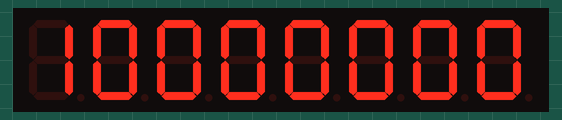
This sketch was run on a simulated ESP8266 (NodeMCU). Parts: 8-digit seven-segment display.

Above: at 0.1 s.
At 5.1 s:
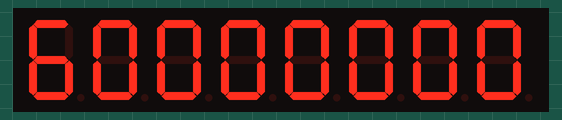
At 10.1 s:
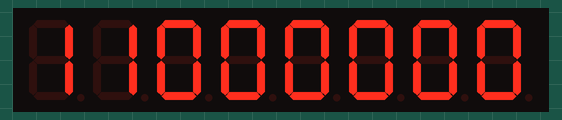
At 19.1 s:
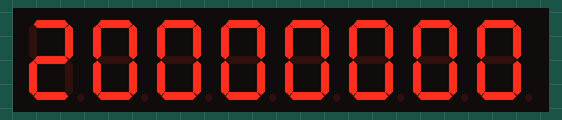
At 30.1 s:
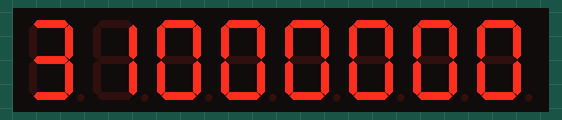
At 38.1 s:
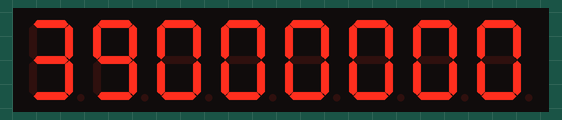

Measured:
- what the display in image 1 shows lasts 1.0 s, from 5.0 s to 6.0 s

The sketch:

lesson03.ino
```cpp
/* Weather station
 * @author: Nikhil André Luthra - Bouvet Norge
 * @web: weather.labben.org
 * @web: bouvet.no / nikhil.luthra.no
 */
#include "LedControl.h"

LedControl lc=LedControl(D7,D5,D2,1); //DIN: D7, CLK: D5, CS: D2, VCC: 3v, GND: G
int number = 0;
String stringNumber;
char message[8];

void writeToSegmentDisplay(char text[8]){
  lc.clearDisplay(0);

  for(int i=0; i<8; i++){
    lc.setChar(0,7-i,text[i],false);
  }
}
void setup() {

   // Initialize the MAX7219 device
  lc.shutdown(0,false);   // Enable display
  lc.setIntensity(0,15);  // Set brightness level (0 is min, 15 is max)

  writeToSegmentDisplay("Hello   ");


}

void loop() {
  // Oppgave: Skriv tall til display hvert sekund

  //okei dette er en hack. fiks det til senere.
  number++;
  stringNumber = (String)number;
  stringNumber.toCharArray(message, 9);
  writeToSegmentDisplay(message);
  delay(1000);


}
```
